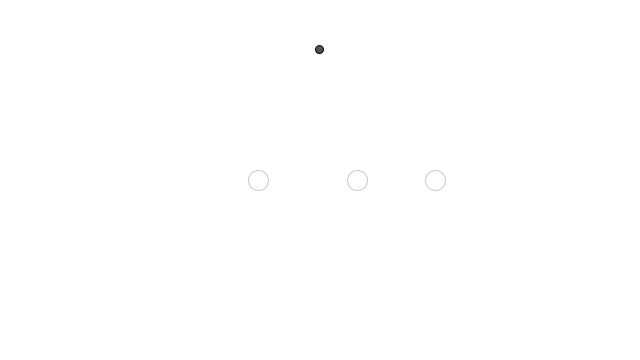
Frame 1 (no input)
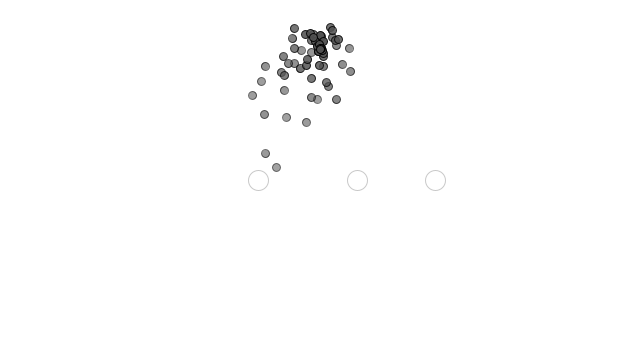
Frame 60 (the mouse pressed at the canvas centre just before this capture)
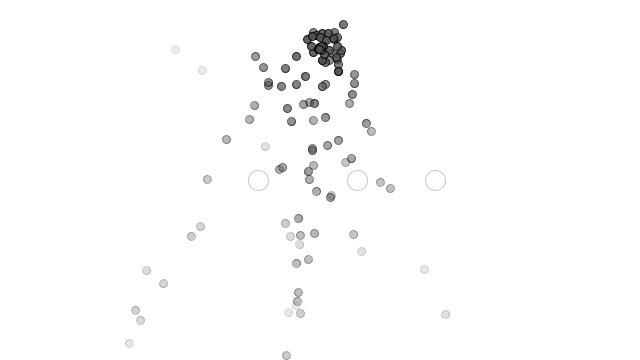
Frame 120 (the mouse held since frame 60 and released just before this capture)

The Processing sketch that drew these frames (run headless with seeded random() and noise(); from frame 60 on, the mouse is pressed at the canvas centre):

// Processing sketch: exercise_9
// ── exercise_9.pde
import java.util.Iterator;

ParticleSystem ps;
ArrayList<Repeller> repellers;

void setup() {
  size(640, 360);

  ps = new ParticleSystem(new PVector(width/2, 50));

  repellers = new ArrayList<Repeller>();
  for (int i = 0; i < 3; i++) {
    repellers.add(new Repeller(random(width*.3, width*.7), height/2));
  }
}

void draw() {
  background(255);

  ps.addParticle();

  PVector gravity = new PVector(0, 0.1);
  ps.applyForce(gravity);

  Iterator<Repeller> it = repellers.iterator();
  while (it.hasNext()) {
    Repeller repeller = it.next();
    ps.applyRepeller(repeller);
    repeller.display();
  }

  ps.run();
}
// ── Particle.pde
class Particle {

  PVector location;
  PVector velocity;
  PVector acceleration;

  float lifespan;
  float mass;

  Particle(PVector l) {
    acceleration = new PVector(0, 00);
    velocity = new PVector(random(-1, 1), random(-2, 0));
    location = l.copy();

    lifespan = 255.0;
    mass = 1;
  }

  void run() {
    update();
    display();
  }

  void applyForce(PVector force) {
    PVector f = force.copy();
    f.div(mass);
    acceleration.add(f);
  }

  void update() {
    velocity.add(acceleration);
    location.add(velocity);
    acceleration.mult(0);

    lifespan -= 2.0;
  }

  void display() {
    stroke(0, lifespan);
    fill(80, lifespan);
    ellipse(location.x, location.y, 8, 8);
  }

  boolean isDead() {
    if (lifespan < 0.0) {
      return true;
    } else {
      return false;
    }
  }
}
// ── ParticleSystem.pde
import java.util.Iterator;

class ParticleSystem {

  ArrayList<Particle> particles;
  PVector origin;

  ParticleSystem(PVector location) {
    origin = location.copy();
    particles = new ArrayList<Particle>();
  }

  void addParticle() {
    particles.add(new Particle(origin));
  }

  void applyForce(PVector f) {
    for (Particle p : particles) {
      p.applyForce(f);
    }
  }

  void applyRepeller(Repeller r) {
    for (Particle p : particles) {
      PVector force = r.repel(p);
      p.applyForce(force);
    }
  }

  void run() {
    Iterator<Particle> it = particles.iterator();
    while (it.hasNext()) {
      Particle p = it.next();
      p.run();
      if (p.isDead()) {
        it.remove();
      }
    }
  }
}
// ── Repeller.pde
class Repeller {

  float strength;
  PVector location;
  float r;

  Repeller(float x, float y) {
    location = new PVector(x, y);
    strength = 100;
    r = 10;
  }

  void display() {
    stroke(200);
    fill(255);
    ellipse(location.x, location.y, r*2, r*2);
  }

  PVector repel(Particle p) {
    PVector dir = PVector.sub(location, p.location);
    float d = dir.mag();
    dir.normalize();
    d = constrain(d, 5, 100);
    float force = -1 * strength / (d * d);
    dir.mult(force);
    return dir;
  }
}
